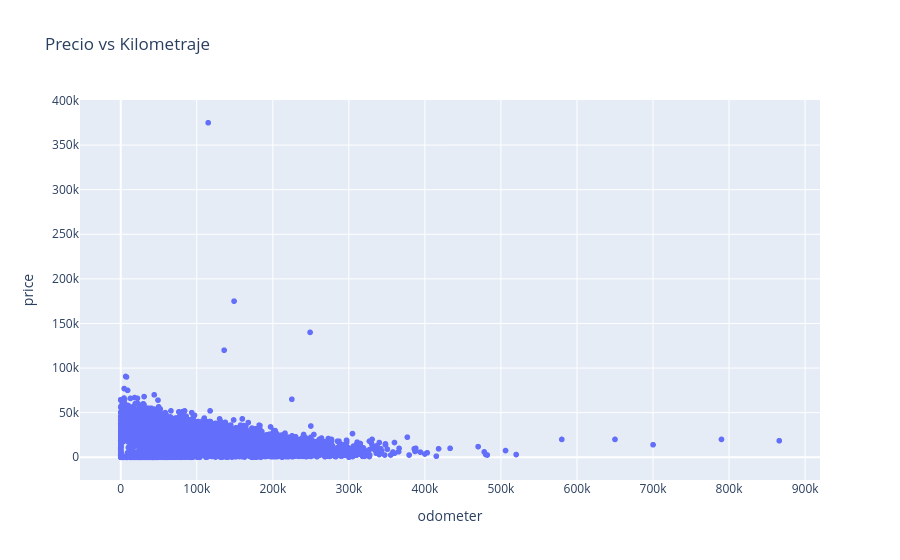

The code cell stored with this chart in its notebook:
### Code cell
fig = px.scatter(
    df_clean,
    x='odometer',
    y='price',
    title='Precio vs Kilometraje'
)

fig.show()

### Figure 1 — Plotly figure (JSON) as saved in the notebook; plotly's stock layout.template omitted (floating-point values rounded to 4 significant figures; data arrays with more than 128 entries replaced by an {"elided": "..."} marker saying what was removed)
{"data": [{"hovertemplate": "odometer=%{x}<br>price=%{y}<extra></extra>", "legendgroup": "", "marker": {"color": "#636efa", "symbol": "circle"}, "mode": "markers", "name": "", "showlegend": false, "type": "scattergl", "x": {"elided": "14852 float values"}, "xaxis": "x", "y": {"elided": "14852 int values"}, "yaxis": "y"}], "layout": {"legend": {"tracegroupgap": 0}, "title": {"text": "Precio vs Kilometraje"}, "xaxis": {"anchor": "y", "domain": [0, 1], "title": {"text": "odometer"}}, "yaxis": {"anchor": "x", "domain": [0, 1], "title": {"text": "price"}}}}
